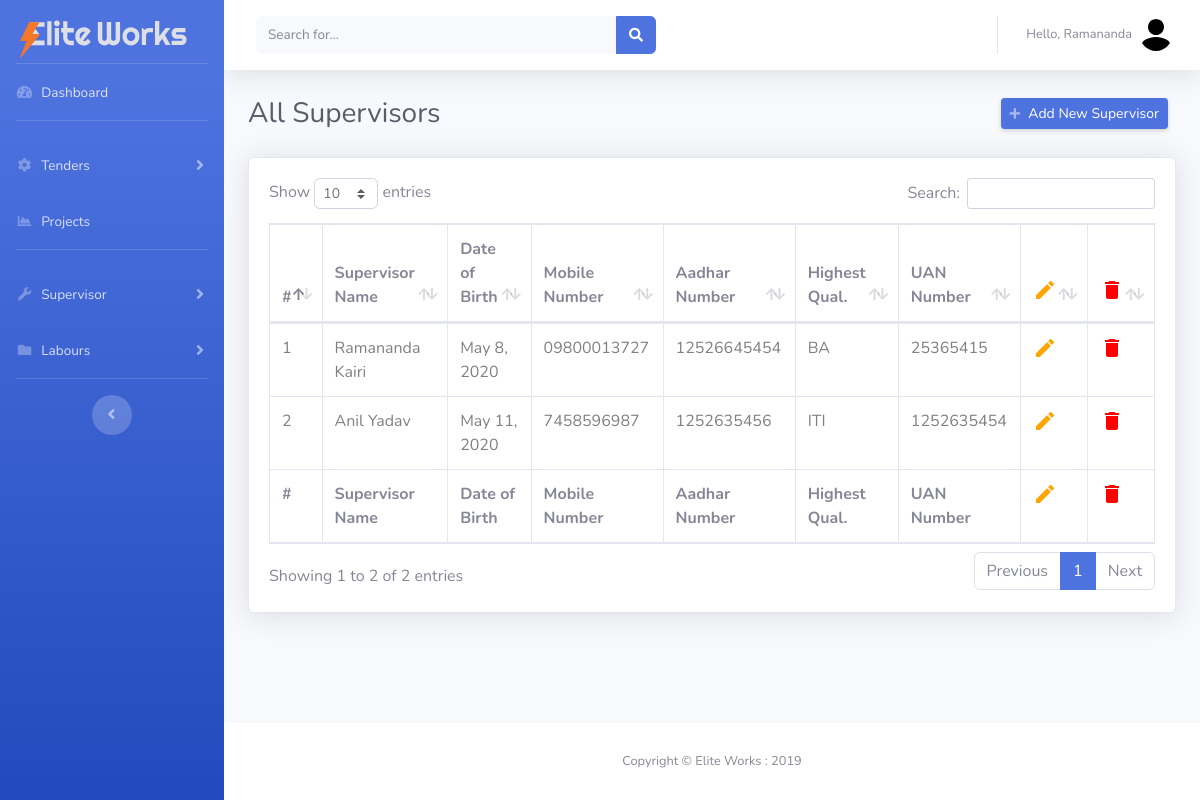
Page /supervisors/ (signed in) on the committed database.
### manpower/models.py (models this page shows, shortened)
class SuperVisors(models.Model):
    username = models.CharField(
        'Username', max_length=50, blank=False, unique=True)
    password = models.CharField('Password', max_length=50, blank=False)
    re_password = models.CharField(
        'Confirm Password', max_length=50, blank=False)
    name = models.CharField('Supervisor Name', max_length=250, blank=False)
    dateofbirth = models.DateField('Date of Birth', default=timezone.now)
    image = models.FileField('Profile Picture', blank=False, null=False)
    mobile_number = models.CharField('Mobile Number', max_length=15)
    alter_number = models.CharField('Alternate Number', max_length=15)
    email = models.EmailField(
        'Email Address', null=True, blank=True, unique=True)
    address = models.CharField('Supervisor Address', max_length=500)
    resume = models.FileField(
        'Upload Supervisor Resume', blank=False, null=False)
    aadhar_number = models.CharField('Aadhar Number', max_length=20)
    aadhar_photo = models.FileField(
        'Aadhar Card Scan Copy', blank=False, null=False)
    pan_number = models.CharField('PAN Card Number', max_length=20)
    pan_photo = models.FileField('PAN Card Scan Copy', blank=False, null=False)
    highest_qual = models.CharField('Highest Qualifications', max_length=200)
    highest_qual_photo = models.FileField(
        'Proof of Highest Qualification', blank=False)
    ten_certi = models.FileField('10th Certificate', blank=False)
    twelve_certi = models.FileField('12th Certificate', blank=False)
    tech_certificate_name = models.CharField(
        'Technical Certificate Name', max_length=300)
    tech_certi = models.FileField('Technical Certificate', blank=False)
    UAN_number = models.CharField('UAN Number', max_length=200)
    is_employee = models.BooleanField(
        'Is Supervisor is Employee of Elite Works')
    class Meta:
        verbose_name = 'Supervisors List'
        verbose_name_plural = 'Supervisors List'

### manpower/decoraters.py (the view)
        def wrapper_func(request, *args, **kwargs):
            group = None
            if request.user.groups.exists():
                group = request.user.groups.all()[0].name
            if group in allowed_roles:
                return view_func(request, *args, **kwargs)
            else:
                return HttpResponseRedirect('/uaaccess/')

### manpower/decoraters.py (called while the page is built)
def allowed_users(allowed_roles=[]):
    def decorator(view_func):
        def wrapper_func(request, *args, **kwargs):
            group = None
            if request.user.groups.exists():
                group = request.user.groups.all()[0].name
            if group in allowed_roles:
                return view_func(request, *args, **kwargs)
            else:
                return HttpResponseRedirect('/uaaccess/')
        return wrapper_func
    return decorator

### manpower/views.py (called while the page is built)
@allowed_users(allowed_roles=['master', 'admin'])
def supervisors(request):
    super_count = len(SuperVisors.objects.all())
    all_super = SuperVisors.objects.all()
    context = {'all_super': all_super, 'super_count': super_count}
    return render(request, 'manpower/supervisors.html', context)

### manpower/templates/manpower/supervisors.html (shortened to what this page needs)
{% extends 'manpower/base.html' %}
{% block content %}
<div class="container-fluid">
    <div class="d-sm-flex align-items-center justify-content-between mb-4">
        <h1 class="h3 mb-0 text-gray-800">All Supervisors</h1>
        <a href="{% url 'create_supervisor' %}"
            class="d-xs-block my-1 mr-2 px-2 d-sm-inline-block btn btn-sm btn-primary shadow-sm"><i
                class="fas fa-plus fa-sm text-white-50 pr-2"></i>Add New Supervisor</a>
    </div>
    <div class="card shadow mb-4">
        <div class="card-body">
            <table class="table table-bordered" id="dataTable" width="100%" cellspacing="0">
                <thead>
                    <tr>
                        <th>#</th>
                        <th>Supervisor Name</th>
                        <th>Date of Birth</th>
                        <th>Mobile Number</th>
                        <th>Aadhar Number</th>
                        <th>Highest Qual.</th>
                        <th>UAN Number</th>
                        <th><i class="material-icons update">edit</i></th>
                        <th><i class="material-icons delete">delete</i></th>
                    </tr>
                </thead>
                <tfoot>
                    <tr>
                        <th>#</th>
                        <th>Supervisor Name</th>
                        <th>Date of Birth</th>
                        <th>Mobile Number</th>
                        <th>Aadhar Number</th>
                        <th>Highest Qual.</th>
                        <th>UAN Number</th>
                        <th><i class="material-icons update">edit</i></th>
                        <th><i class="material-icons delete">delete</i></th>
                    </tr>
                </tfoot>
                <tbody>
                    {% for super in all_super  %}
                    <tr>
                        <th>{{forloop.counter}}</th>
                        <th>{{super.name}}</th>
                        <th>{{super.dateofbirth}}</th>
                        <th>{{super.mobile_number}}</th>
                        <th>{{super.aadhar_number}}</th>
                        <th>{{super.highest_qual}}</th>
                        <th>{{super.UAN_number}}</th>
                        <th><a href="{% url 'edit_supervisor' super.id %}"><i class="material-icons update">edit</i></a>
                        </th>
                        <th><a href="{% url 'detete_supervisor' super.id %}"><i
                                    class="material-icons delete">delete</i></a>
                        </th>
                    </tr>
                    {% endfor %}
                </tbody>
            </table>
        </div>
    </div>
</div>
{% endblock content %}

### manpower/templates/manpower/base.html (shortened to what this page needs)
{% load static %}
{% url 'dashboard' as dashboard %}
{% url 'tender' as tender %}
{% url 'suprervisor' as suprervisor %}
{% url 'labour' as labour %}
<!DOCTYPE html>
<html lang="en">
<head>
    <link href="{% static 'vendor/fontawesome-free/css/all.min.css' %}" rel="stylesheet" type="text/css">
    <link rel="stylesheet"
        href="https://cdn.jsdelivr.net/npm/bootstrap-select@1.13.14/dist/css/bootstrap-select.min.css">
    <link href="{% static 'css/sb-admin-2.min.css' %}" rel="stylesheet">
    <link href="{% static 'css/main.css' %}" rel="stylesheet">
    <link href="{% static 'vendor/datatables/dataTables.bootstrap4.min.css' %}" rel="stylesheet">
</head>
<body id="page-top">
    <div id="wrapper">
        <ul class="navbar-nav bg-gradient-primary sidebar sidebar-dark accordion" id="accordionSidebar">
            <div class="logo">
                <a class="navbar-brand" href="{% url 'dashboard' %}">
                    <img src="{% static 'img/elite_works_logo.svg' %}" alt="Elite Works Logo">
                </a>
            </div>
            <hr class="sidebar-divider my-0">
            <li class="nav-item {% if request.path == dashboard %} active {%endif%}">
                <a class="nav-link" href="{% url 'dashboard' %}">
                    <i class="fas fa-fw fa-tachometer-alt"></i>
                    <span>Dashboard</span></a>
            </li>
            <hr class="sidebar-divider">
            {% if request.user.is_staff %}
            <li class="nav-item {% if request.path == tender %} active {%endif%}">
                <a class="nav-link collapsed" href="{% url 'tenders'  %}" data-toggle="collapse"
                    data-target="#collapseTwo" aria-expanded="true" aria-controls="collapseTwo">
                    <i class="fas fa-fw fa-cog"></i>
                    <span>Tenders</span>
                </a>
            </li>
            {% endif %}
            <li class="nav-item {% if request.path == project %} active {%endif%}">
                <a class="nav-link" href="{% url 'projects' %}">
                    <i class="fas fa-fw fa-chart-area"></i>
                    <span>Projects</span></a>
            </li>
            {% if request.user.is_staff %}
            <hr class="sidebar-divider">
            <li class="nav-item {% if request.path == project %} active {%endif%}">
                <a class="nav-link collapsed" href="#" data-toggle="collapse" data-target="#collapseUtilities"
                    aria-expanded="true" aria-controls="collapseUtilities">
                    <i class="fas fa-fw fa-wrench"></i>
                    <span>Supervisor</span>
                </a>
            </li>
            {% endif %}
            {% if request.user.is_staff %}
            <li class="nav-item {% if request.path == project %} active {%endif%}">
                <a class="nav-link collapsed" href="#" data-toggle="collapse" data-target="#collapsePages"
                    aria-expanded="true" aria-controls="collapsePages">
                    <i class="fas fa-fw fa-folder"></i>
                    <span>Labours</span>
                </a>
            </li>
            {% endif %}
            <hr class="sidebar-divider d-none d-md-block">
            <div class="text-center d-none d-md-inline">
                <button class="rounded-circle border-0" id="sidebarToggle"></button>
            </div>
        </ul>
        <div id="content-wrapper" class="d-flex flex-column">
            <div id="content">
                <nav class="navbar navbar-expand navbar-light bg-white topbar mb-4 static-top shadow">
                    <form
                        class="d-none d-sm-inline-block form-inline mr-auto ml-md-3 my-2 my-md-0 mw-100 navbar-search">
                        <div class="input-group">
                            <input type="text" class="form-control bg-light border-0 small" placeholder="Search for..."
                                aria-label="Search" aria-describedby="basic-addon2">
                            <div class="input-group-append">
                                <button class="btn btn-primary" type="button">
                                    <i class="fas fa-search fa-sm"></i>
                                </button>
                            </div>
                        </div>
                    </form>
                    <ul class="navbar-nav ml-auto">
                        <li class="nav-item dropdown no-arrow">
                            <a class="nav-link dropdown-toggle" href="#" id="userDropdown" role="button"
                                data-toggle="dropdown" aria-haspopup="true" aria-expanded="false">
                                <span class="mr-2 d-none d-lg-inline text-gray-600 small">Hello,
                                    {{request.user.first_name}}</span>
                                <img class="img-profile rounded-circle" src="{% static 'img/user_logo.svg' %}">
                            </a>
                        </li>
                    </ul>
                </nav>
                {% block content %}
                {% endblock content %}
            </div>
            <footer class="sticky-footer bg-white">
                <div class="container my-auto">
                    <div class="copyright text-center my-auto">
                        <span>Copyright &copy; Elite Works : 2019</span>
                    </div>
                </div>
            </footer>
        </div>
    </div>
</body>
</html>

### static/css/main.css (style rules this page uses)
.logo img { vertical-align: middle; border-style: none; width: 90%; padding-left: 20px; padding-top: 15px; }

### manpower/templates/manpower/supervisors.html (style rules this page uses)
.update { color: orange; }
.delete { color: red; }
tbody tr th { font-weight: 400 !important; color: grey !important; }

### rows in the picture
SuperVisors: name "Ramananda Kairi", dateofbirth "May 8, 2020", mobile_number "09800013727", aadhar_number "12526645454", highest_qual "BA", UAN_number "25365415"
SuperVisors: name "Anil Yadav", dateofbirth "May 11, 2020", mobile_number "7458596987", aadhar_number "1252635456", highest_qual "ITI", UAN_number "1252635454"

### other values in the picture
{{ request.user.first_name }} "Ramananda"
